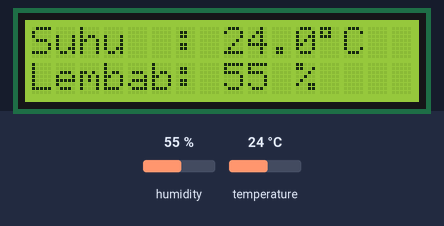
Bench run of a sketch on a simulated ESP32. On the bench: 16×2 character LCD. The inputs (shaded band) are chosen by the test bench; at power-on: humidity 55 %, temperature 24 °C. WiFi joins after 1.5 s; servers stay silent unless stated; what the sketch prints to the serial monitor is not drawn.

Above: at 7.8 s.
7.9 s: humidity set to 22 %
At 11.6 s:
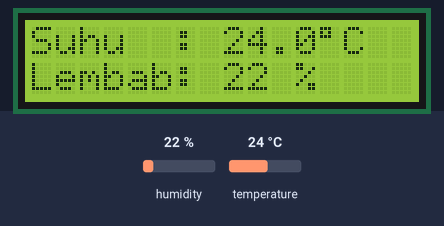
12.1 s: temperature set to 12 °C
At 15.8 s:
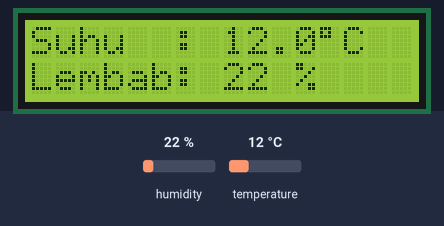
16.1 s: humidity set to 40 %
At 19.0 s:
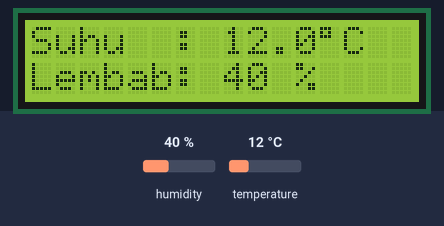
20.1 s: temperature set to 19 °C
At 23.3 s:
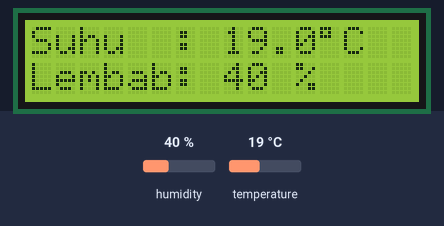
Timing chart, 0 to 24.8 s (numbered marks = the images above; inputs shaded):
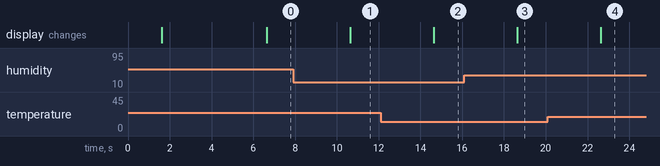

Measured:
- after the input at 7.9 s, the display: changes after 2.7 s (image 1)
- after the input at 12.1 s, the display: changes after 2.5 s (image 2)
- after the input at 16.1 s, the display: changes after 2.5 s (image 3)
- after the input at 20.1 s, the display: changes after 2.5 s (image 4)

The sketch:

langkah3_wifi.ino
```cpp
// RR – AI dan IoT Projek | Dari Sensor ke IoT – Langkah 3/3
// ESP32 + DHT22 + LCD I2C + WiFi: suhu bisa dilihat dari HP (IoT jaringan lokal)
// Wiring DHT22 : DATA > GPIO4, VCC > 3V3, GND > GND
// Wiring LCD   : VCC > VIN (5V), GND > GND, SDA > GPIO21, SCL > GPIO22
// Cara pakai: upload, lihat alamat IP di LCD / Serial Monitor,
// lalu buka alamat itu di browser HP. HP harus di WiFi yang sama.

#include <WiFi.h>
#include <WebServer.h>
#include <Wire.h>
#include <LiquidCrystal_I2C.h>
#include <DHT.h>

// ===== Isi dengan WiFi rumah kamu =====
const char* ssid     = "NAMA_WIFI";
const char* password = "PASSWORD_WIFI";

#define DHTPIN 4
#define DHTTYPE DHT22
DHT dht(DHTPIN, DHTTYPE);
LiquidCrystal_I2C lcd(0x27, 16, 2);  // coba 0x3F kalau layar kosong
WebServer server(80);

float suhu = NAN, lembab = NAN;
unsigned long terakhirBaca = 0;

// Halaman web yang dibuka di HP (otomatis update tiap 2 detik)
const char halaman[] PROGMEM = R"rawliteral(
<!DOCTYPE html><html><head>
<meta name="viewport" content="width=device-width, initial-scale=1">
<title>Monitor Suhu</title>
<style>
 body{font-family:sans-serif;text-align:center;background:#0c1226;color:#fff;margin:0;padding:24px}
 .kartu{border-radius:20px;padding:24px;margin:16px auto;max-width:320px}
 .suhu{background:#00aae6}.lembab{background:#3cc878}
 .angka{font-size:56px;font-weight:bold}
</style></head><body>
<h2>Monitor Suhu</h2>
<div class="kartu suhu"><div class="angka" id="s">--</div>Suhu</div>
<div class="kartu lembab"><div class="angka" id="l">--</div>Kelembapan</div>
<script>
async function ambil(){
  try{
    const r = await fetch('/data'); const d = await r.json();
    document.getElementById('s').innerText = d.suhu + ' °C';
    document.getElementById('l').innerText = d.lembab + ' %';
  }catch(e){}
}
ambil(); setInterval(ambil, 2000);
</script></body></html>
)rawliteral";

void kirimHalaman() {
  server.send_P(200, "text/html", halaman);
}

void kirimData() {
  String json = "{\"suhu\":\"" + (isnan(suhu) ? String("--") : String(suhu, 1)) +
                "\",\"lembab\":\"" + (isnan(lembab) ? String("--") : String(lembab, 0)) + "\"}";
  server.send(200, "application/json", json);
}

void tampilLCD() {
  lcd.clear();
  if (isnan(suhu) || isnan(lembab)) {
    lcd.setCursor(0, 0);
    lcd.print("Sensor error!");
  } else {
    lcd.setCursor(0, 0);
    lcd.print("Suhu  : ");
    lcd.print(suhu, 1);
    lcd.print((char)223);
    lcd.print("C");
    lcd.setCursor(0, 1);
    lcd.print("Lembab: ");
    lcd.print(lembab, 0);
    lcd.print(" %");
  }
}

void setup() {
  Serial.begin(115200);
  Wire.begin(21, 22);
  lcd.init();
  lcd.backlight();
  dht.begin();

  lcd.setCursor(0, 0);
  lcd.print("Konek WiFi...");
  WiFi.mode(WIFI_STA);
  WiFi.begin(ssid, password);
  while (WiFi.status() != WL_CONNECTED) {
    delay(500);
    Serial.print(".");
  }

  // Tampilkan alamat IP: ini yang diketik di browser HP
  Serial.println();
  Serial.print("Buka di HP: http://");
  Serial.println(WiFi.localIP());
  lcd.clear();
  lcd.setCursor(0, 0);
  lcd.print("Buka di HP:");
  lcd.setCursor(0, 1);
  lcd.print(WiFi.localIP());
  delay(5000);

  server.on("/", kirimHalaman);
  server.on("/data", kirimData);
  server.begin();
}

void loop() {
  server.handleClient();

  if (millis() - terakhirBaca >= 2000) {
    terakhirBaca = millis();
    suhu = dht.readTemperature();
    lembab = dht.readHumidity();
    tampilLCD();
  }
}
```
